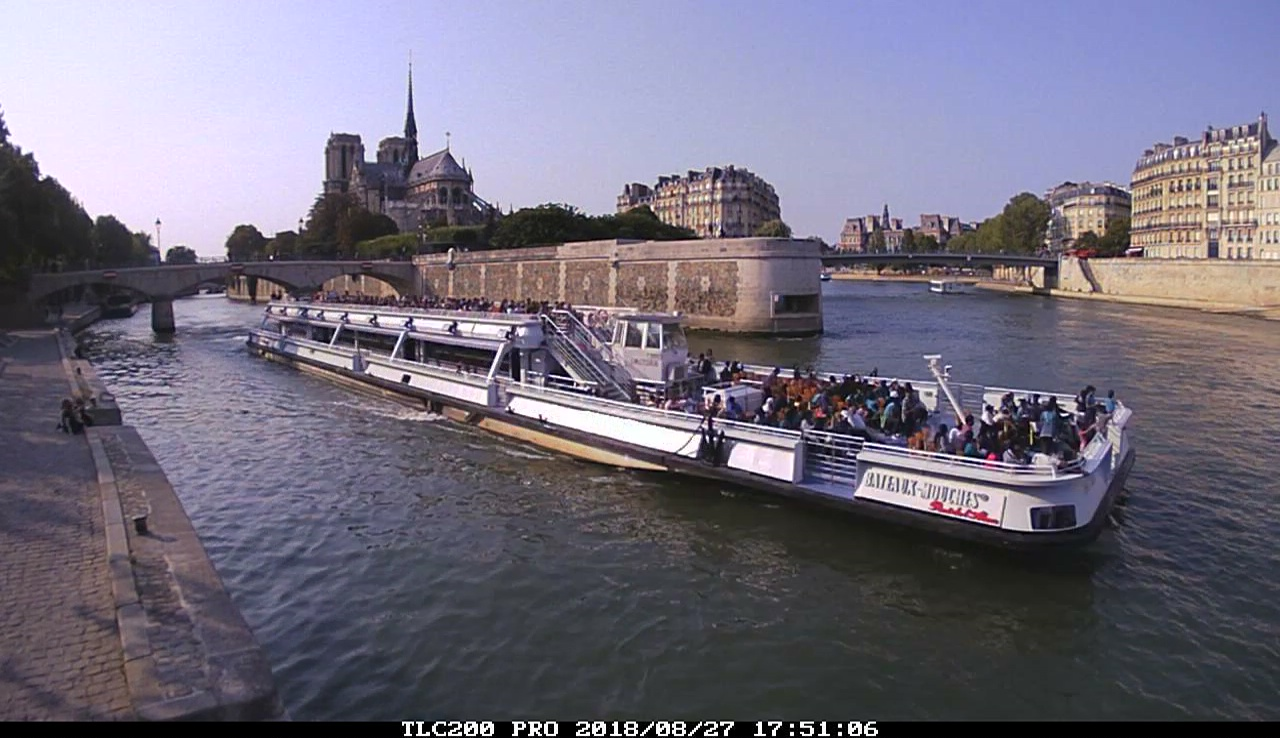
#> input picture datasets/Louis/types_bateaux/Passager_Bateaux_Mouches_4.jpg, 1280 x 738 px
$ python -i transforms.py   (imports and definitions only)
#> lines starting #> are read from the running program, lines starting #| are printed output that depends on the picture
"""
Transformations d'images partagées entre les classifieurs (direction et type de bateau).
Identiques à celles utilisées pendant l'entraînement DINOv2 + LogisticRegression.
"""

import cv2
import numpy as np
from PIL import Image
from torchvision import transforms


class CLAHETransform:
    """Applique CLAHE sur le canal L de l'espace LAB."""
    def __init__(self, clipLimit=2.0, tileGridSize=(8, 8)):
        self.clahe = cv2.createCLAHE(clipLimit=clipLimit, tileGridSize=tileGridSize)

    def __call__(self, pil_img):
        img = np.array(pil_img)
        if img.ndim == 2:
            img = cv2.cvtColor(img, cv2.COLOR_GRAY2RGB)
        lab = cv2.cvtColor(img, cv2.COLOR_RGB2LAB)
#> lab: shape (738, 1280, 3); mean of channels 0, 1, 2 117.3, 133.3, 120.2
        L, a, b = cv2.split(lab)
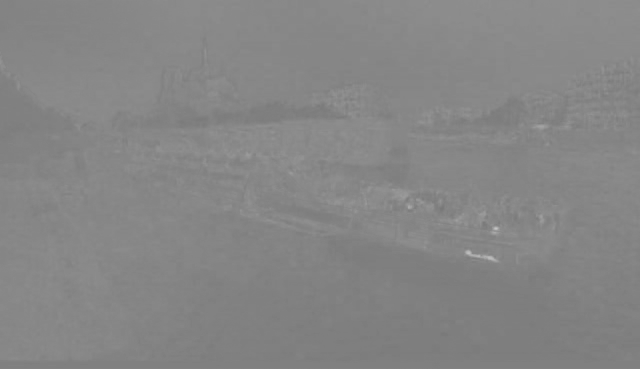
#> a: shape (738, 1280) (shown at 1/2 size); min 119, max 199, mean 133.3
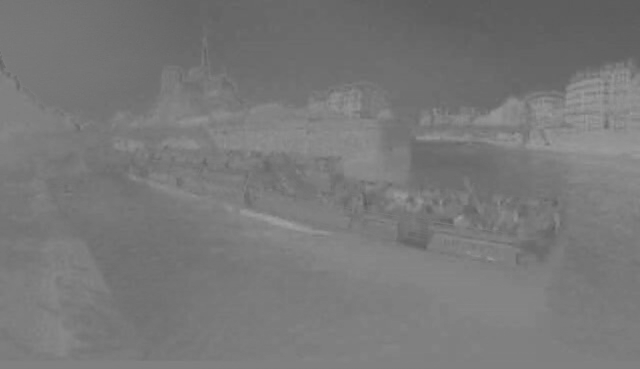
#> b: shape (738, 1280) (shown at 1/2 size); min 89, max 162, mean 120.2
        L = self.clahe.apply(L)
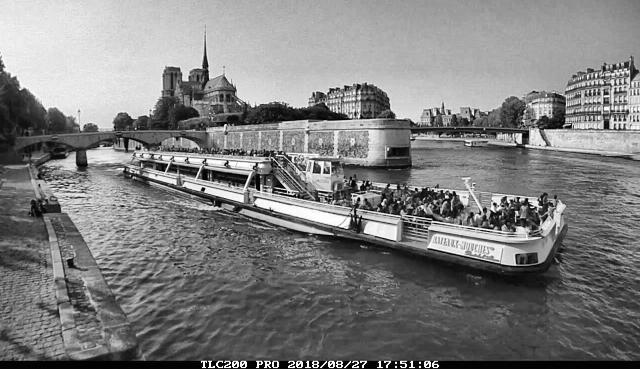
#> L: shape (738, 1280) (shown at 1/2 size); min 0, max 255, mean 126.7
        lab = cv2.merge((L, a, b))
#> lab: shape (738, 1280, 3); mean of channels 0, 1, 2 126.7, 133.3, 120.2
        rgb = cv2.cvtColor(lab, cv2.COLOR_LAB2RGB)
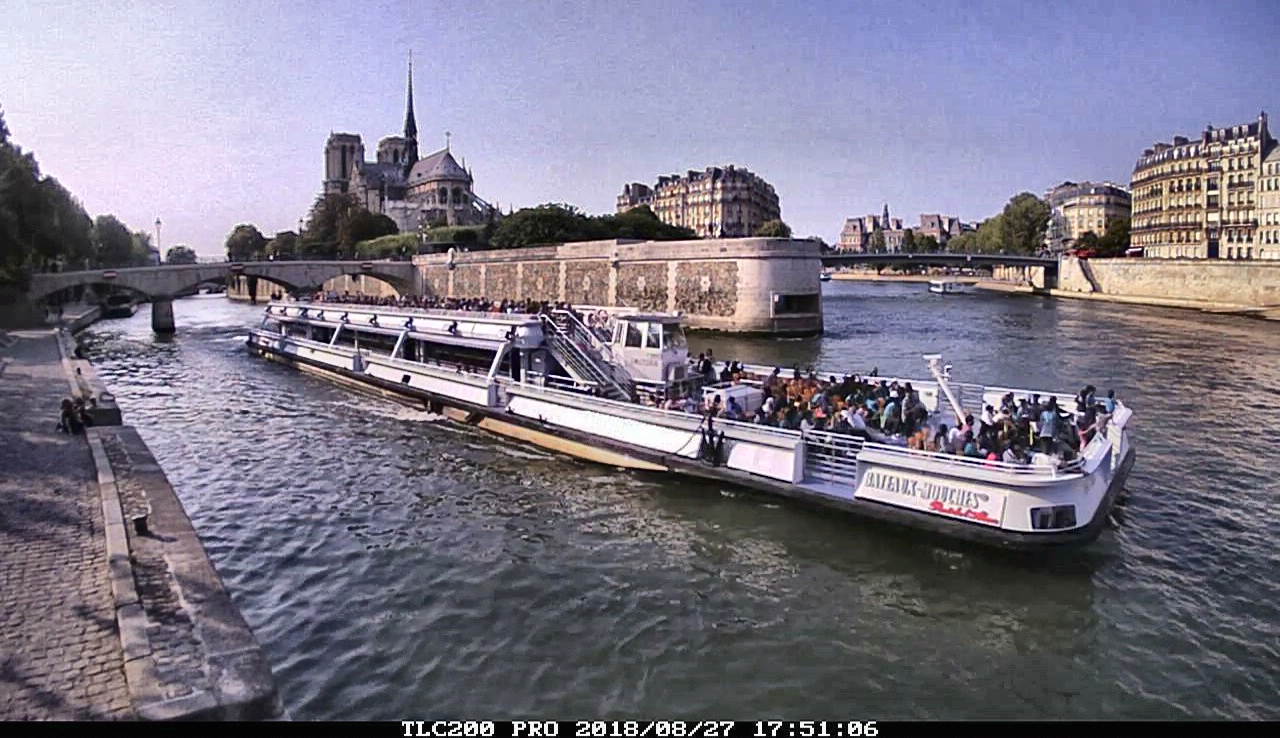
#> rgb: shape (738, 1280, 3); mean R, G, B 123.1, 118.6, 134.6
        return Image.fromarray(rgb)


class GammaTransform:
    """Correction gamma."""
    def __init__(self, gamma=0.9):
        self.gamma = float(gamma)

    # [4 lines left out: function __call__, not called in this run]


# [7 lines that did not run here, left out]

>>> import cv2
>>> picture = cv2.cvtColor(cv2.imread('../datasets/Louis/types_bateaux/Passager_Bateaux_Mouches_4.jpg'), cv2.COLOR_BGR2RGB)
>>> result = CLAHETransform()(picture)

$ run again, on datasets/Louis/types_bateaux/marchandise_péniche_2.jpg
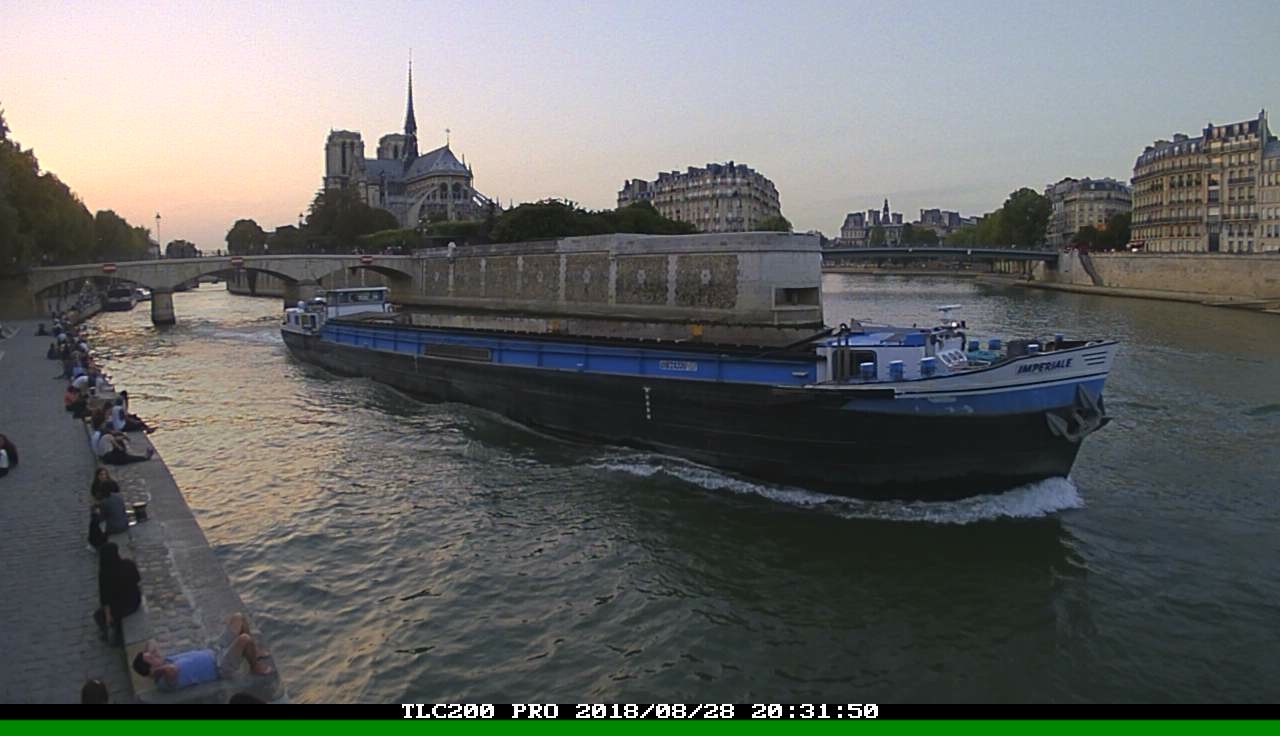
#> input picture datasets/Louis/types_bateaux/marchandise_péniche_2.jpg, 1280 x 736 px
#> in __call__, `L, a, b = cv2.split(lab)`:
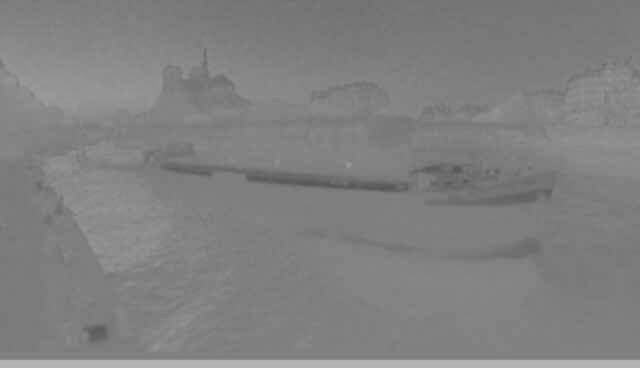
#> b: shape (736, 1280) (shown at 1/2 size); min 84, max 180, mean 128.6
#> in __call__, `rgb = cv2.cvtColor(lab, cv2.COLOR_LAB2RGB)`:
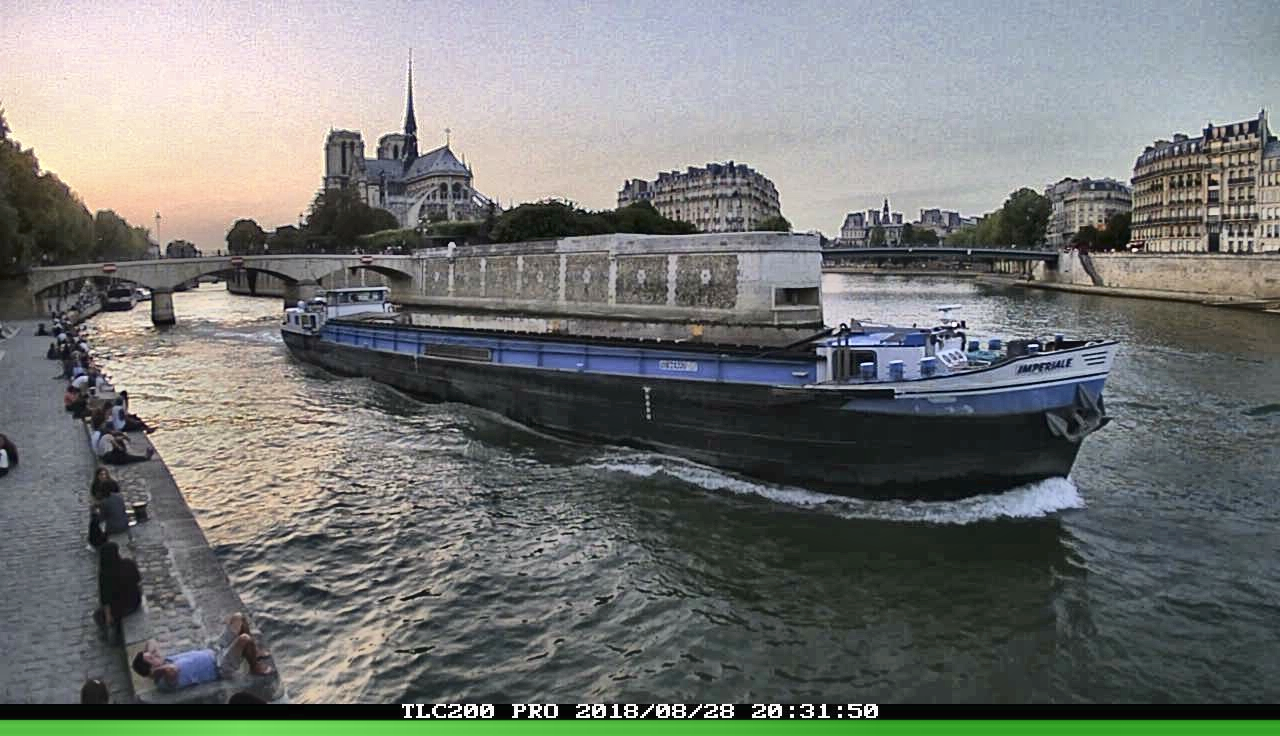
#> rgb: shape (736, 1280, 3); mean R, G, B 115.6, 118.3, 116.3
